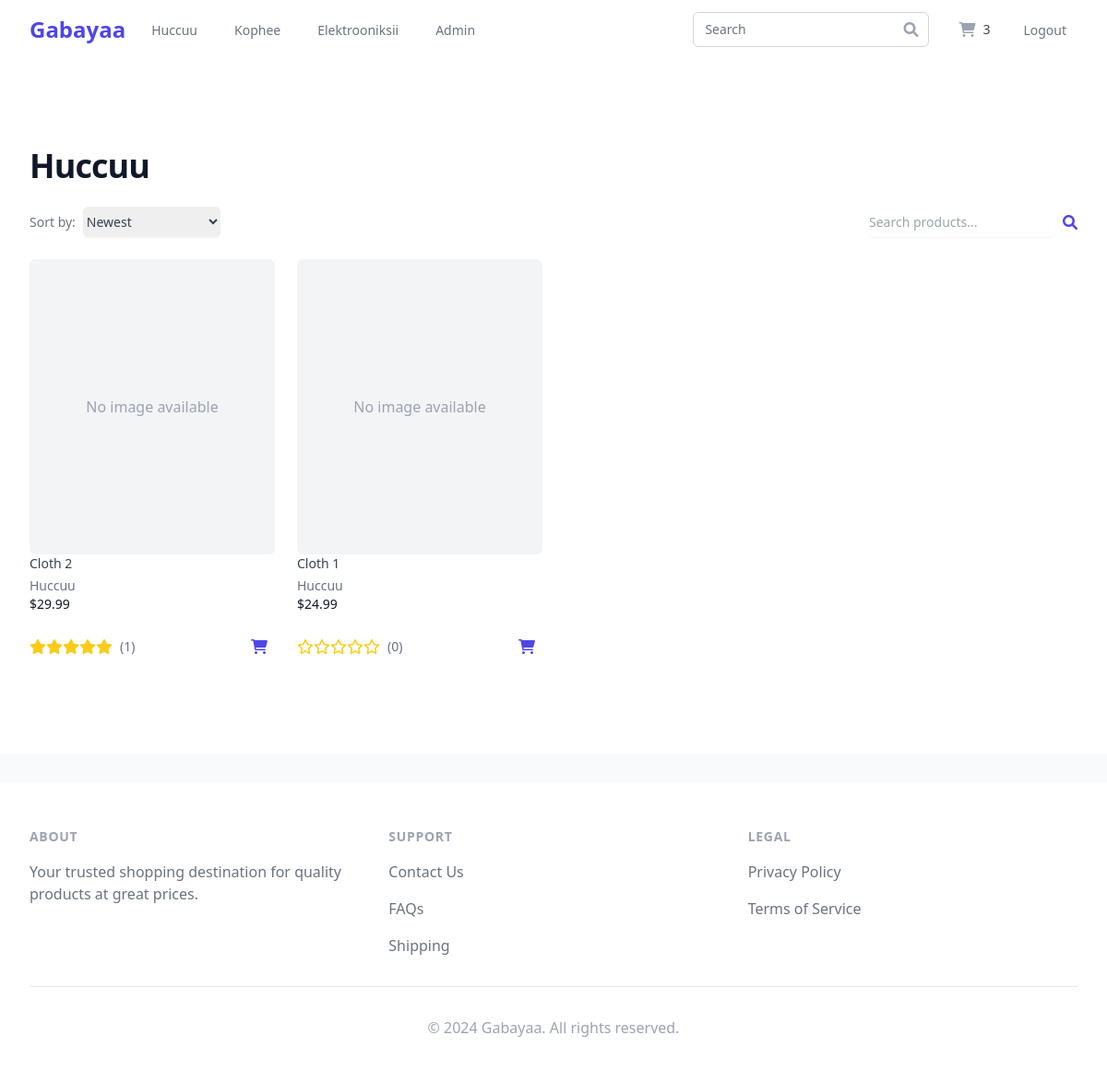
Screenshot of /huccuu (signed in) with the database file from the repository.
### dukkaana/models.py (models this page shows, shortened)
class Cart(models.Model):
    id = models.UUIDField(primary_key=True, default=uuid.uuid4, editable=False)
    user = models.ForeignKey(
        Customer,
        on_delete=models.CASCADE,
        related_name='carts',
        verbose_name=_('user'),
        blank=True,
        null=True,
    )
    session_key = models.CharField(
        max_length=40, null=True, blank=True, db_index=True)
    created_at = models.DateTimeField(_('created at'), auto_now_add=True)
    updated_at = models.DateTimeField(_('updated at'), auto_now=True)
    total_items = models.PositiveIntegerField(_('total items'), default=0)
    transaction_fee = models.DecimalField(
        _('transaction fee'),
        max_digits=10,
        decimal_places=2,
        default=0.00
    )
    total_price = models.DecimalField(
        _('total price'),
        max_digits=10,
        decimal_places=2,
        default=0.00
    )
    promo_code = models.ForeignKey(
        'PromoCode',
        on_delete=models.SET_NULL,
        null=True,
        blank=True,
        related_name='carts',
        verbose_name=_('promo code')
    )
    class Meta:
        verbose_name = _('cart')
        verbose_name_plural = _('carts')
        ordering = ['-created_at']

class Product(models.Model):
    CATEGORY_CHOICES = (
        ('Huccuu', _('Huccuu')),
        ('Kophee', _('Kophee')),
        ('Electrooniksii', _('Electrooniksii')),
    )
    id = models.UUIDField(primary_key=True, default=uuid.uuid4, editable=False)
    category = models.CharField(
        _('category'),
        max_length=20,
        choices=CATEGORY_CHOICES,
        default='Huccuu'
    )
    name = models.CharField(_('name'), max_length=200, default='no name')
    slug = models.SlugField(_('slug'), max_length=200,
                            unique=True, default='no-name')
    price = models.DecimalField(
        _('price'),
        max_digits=10,
        decimal_places=2,
        validators=[MinValueValidator(Decimal('0.01'))],
        default=0.00
    )
    quantity = models.PositiveIntegerField(
        _('quantity'),
        default=1,
        validators=[MinValueValidator(1)]
    )
    description = models.TextField(_('description'), blank=True)
    features = models.TextField(_('features'), blank=True)
    specifications = models.JSONField(
        _('specifications'), default=dict, blank=True)
    is_active = models.BooleanField(_('active'), default=True)
    created_at = models.DateTimeField(_('created at'), auto_now_add=True)
    updated_at = models.DateTimeField(_('updated at'), auto_now=True)
    rating = models.DecimalField(
        _('rating'),
        max_digits=3,
        decimal_places=2,
        default=0.00,
        validators=[MinValueValidator(0), MaxValueValidator(5)]
    )
    review_count = models.PositiveIntegerField(_('review count'), default=0)
    class Meta:
        verbose_name = _('product')
        verbose_name_plural = _('products')
        ordering = ['-created_at']
        indexes = [
            models.Index(fields=['category']),
            models.Index(fields=['name']),
            models.Index(fields=['price']),
            models.Index(fields=['rating']),
        ]
    def get_first_image(self):
        return self.images.first() if self.images.exists() else None

### dukkaana/views/product_views.py (the view)
# urls.py: path('huccuu', product_views.cloths, name='cloths'),
def cloths(request):
    print("attempting to display cloths")
    return product_list(request, 'Huccuu')

### dukkaana/context_processors.py (called while the page is built, shortened)
def cart_context(request):
    cart = None
    cart_items = []
    total_items = 0
    total_price = 0
    if request.user.is_authenticated:
        try:
            cart = Cart.objects.get(user=request.user)
            cart_items = CartItem.objects.filter(
                cart=cart).select_related('product')
            total_items = sum(item.quantity for item in cart_items)
            total_price = cart.total_price
        except Cart.DoesNotExist:
            pass
    return {
        'cart': cart,
        'cart_items': cart_items,
        'total_items': total_items,
        'total_price': total_price,
    }

### gabayaa/dukkaana/templates/view/products.html (shortened to what this page needs)
{% extends 'base.html' %}
{% block content %}
<div class="bg-white">
  <div class="max-w-7xl mx-auto py-16 px-4 sm:py-24 sm:px-6 lg:px-8">
    <div class="max-w-2xl mx-auto lg:max-w-none">
      <h1 class="text-3xl font-extrabold tracking-tight text-gray-900 sm:text-4xl">{{ category }}</h1>
      <div class="mt-6 flex items-center justify-between">
        <div class="flex items-center">
          <form method="GET" action="" class="flex items-center">
            <label for="sort" class="mr-2 text-sm text-gray-500">Sort by:</label>
            <select id="sort" name="sort" onchange="this.form.submit()" class="rounded-md border-gray-300 py-1.5 text-base leading-5 font-medium text-gray-700 text-left shadow-sm focus:outline-none focus:ring-1 focus:ring-indigo-500 focus:border-indigo-500 sm:text-sm">
              <option value="-created_at" {% if sort_by == '-created_at' %}selected{% endif %}>Newest</option>
            </select>
          </form>
        </div>
        <form method="GET" action="" class="flex items-center">
          <input type="text" name="search" value="{{ search_query }}" placeholder="Search products..." class="rounded-md border-gray-300 py-1.5 text-base leading-5 font-medium text-gray-700 text-left shadow-sm focus:outline-none focus:ring-1 focus:ring-indigo-500 focus:border-indigo-500 sm:text-sm">
          <button type="submit" class="ml-2 text-indigo-600 hover:text-indigo-500">
            <i class="fas fa-search"></i>
          </button>
        </form>
      </div>
      <div class="mt-6 grid grid-cols-1 gap-y-10 gap-x-6 sm:grid-cols-2 lg:grid-cols-4 xl:gap-x-8">
        {% for product in products %}
        <div class="group relative">
          <a href="{% url 'product_info' product.category product.id %}">
            <div class="w-full min-h-80 bg-gray-200 aspect-w-1 aspect-h-1 rounded-md overflow-hidden group-hover:opacity-75 lg:h-80 lg:aspect-none">
              {% if product.get_first_image %}
              <img src="{{ product.get_first_image.image.url }}" alt="{{ product.name }}" class="w-full h-full object-center object-cover lg:w-full lg:h-full">
              {% else %}
              <div class="w-full h-full flex items-center justify-center bg-gray-100">
                <span class="text-gray-400">No image available</span>
              </div>
              {% endif %}
            </div>
            <h3 class="text-sm text-gray-700">{{ product.name }}</h3>
          </a>
          <p class="mt-1 text-sm text-gray-500">{{ product.category }}</p>
          <p class="text-sm font-medium text-gray-900">${{ product.price }}</p>
          <div class="mt-4 flex justify-between items-center">
            <div class="flex items-center">
              {% for i in "12345" %}
                {% if forloop.counter <= product.rating %}
                  <i class="fas fa-star text-yellow-400"></i>
                {% else %}
                  <i class="far fa-star text-yellow-400"></i>
                {% endif %}
              {% endfor %}
              <span class="ml-2 text-sm text-gray-500">({{ product.review_count }})</span>
            </div>
            <form method="POST" action="{% url 'add_to_cart' product.id %}" class="flex-shrink-0">
              <button type="submit" class="p-2 text-indigo-600 hover:text-indigo-500" title="Add to Cart">
                <i class="fas fa-shopping-cart"></i>
              </button>
            </form>
          </div>
        </div>
        {% empty %}
        <div class="col-span-full text-center py-12">
          <h3 class="text-lg font-medium text-gray-900">No products found</h3>
          <p class="mt-2 text-sm text-gray-500">Try adjusting your search or filter to find what you're looking for.</p>
        </div>
        {% endfor %}
      </div>
    </div>
  </div>
</div>
{% endblock %}

### gabayaa/dukkaana/templates/base.html (shortened to what this page needs)
<!DOCTYPE html>
<html lang="en">
  <head>
    <script src="https://cdn.tailwindcss.com"></script>
    <link
      rel="stylesheet"
      href="https://cdnjs.cloudflare.com/ajax/libs/font-awesome/6.0.0/css/all.min.css"
    />
  </head>
  <body class="bg-gray-50 min-h-screen flex flex-col">
    <nav class="bg-white shadow-lg">
      <div class="max-w-7xl mx-auto px-4 sm:px-6 lg:px-8">
        <div class="flex justify-between h-16">
          <div class="flex">
            <div class="flex-shrink-0 flex items-center">
              <a
                href="{% url 'home' %}"
                class="text-2xl font-bold text-indigo-600"
                >Gabayaa</a
              >
            </div>
            <div class="hidden sm:ml-6 sm:flex sm:space-x-8">
              <a
                href="{% url 'cloths' %}"
                class="border-transparent text-gray-500 hover:border-indigo-500 hover:text-indigo-700 inline-flex items-center px-1 pt-1 border-b-2 text-sm font-medium"
              >
                Huccuu
              </a>
              <a
                href="{% url 'shoes' %}"
                class="border-transparent text-gray-500 hover:border-indigo-500 hover:text-indigo-700 inline-flex items-center px-1 pt-1 border-b-2 text-sm font-medium"
              >
                Kophee
              </a>
              <a
                href="{% url 'electronics' %}"
                class="border-transparent text-gray-500 hover:border-indigo-500 hover:text-indigo-700 inline-flex items-center px-1 pt-1 border-b-2 text-sm font-medium"
              >
                Elektrooniksii
              </a>
              {% if user.is_superuser %}
              <a
                href="{% url 'manager' %}"
                class="border-transparent text-gray-500 hover:border-indigo-500 hover:text-indigo-700 inline-flex items-center px-1 pt-1 border-b-2 text-sm font-medium"
              >
                Admin
              </a>
              {% endif %}
            </div>
          </div>
          <div class="flex items-center">
            <form
              action="{% url 'search_results' %}"
              method="GET"
              class="flex-1 flex items-center justify-center px-2 lg:ml-6 lg:justify-end"
            >
              <div class="max-w-lg w-full lg:max-w-xs">
                <div class="relative">
                  <input
                    id="search"
                    name="q"
                    class="block w-full pl-3 pr-10 py-2 border border-gray-300 rounded-md leading-5 bg-white placeholder-gray-500 focus:outline-none focus:placeholder-gray-400 focus:ring-1 focus:ring-indigo-500 focus:border-indigo-500 sm:text-sm"
                    placeholder="Search"
                    type="search"
                  />
                  <div
                    class="absolute inset-y-0 right-0 pr-3 flex items-center pointer-events-none"
                  >
                  </div>
                </div>
              </div>
            </form>
            <div class="ml-4 flow-root lg:ml-6">
              <a
                href="{% url 'cart' %}"
                class="group -m-2 p-2 flex items-center"
              >
                <i
                  class="fas fa-shopping-cart text-gray-400 group-hover:text-gray-500"
                ></i>
                <span
                  class="ml-2 text-sm font-medium text-gray-700 group-hover:text-gray-800"
                  >{{ cart.total_items }}</span
                >
              </a>
            </div>
            {% if user.is_authenticated %}
            <div class="ml-4 flow-root lg:ml-6">
              <a
                href="{% url 'logout_customer' %}"
                class="text-gray-500 hover:text-gray-700 px-3 py-2 rounded-md text-sm font-medium"
                >Logout</a
              >
            </div>
            {% endif %}
          </div>
        </div>
      </div>
    </nav>
    <main class="flex-grow">
       {% block content %}{% endblock %}
    </main>
    <footer class="bg-white mt-8">
      <div class="max-w-7xl mx-auto py-12 px-4 sm:px-6 lg:px-8">
        <div class="grid grid-cols-1 md:grid-cols-3 gap-8">
          <div>
            <h3
              class="text-sm font-semibold text-gray-400 tracking-wider uppercase"
            >
              About
            </h3>
            <p class="mt-4 text-base text-gray-500">
              Your trusted shopping destination for quality products at great
              prices.
            </p>
          </div>
          <div>
            <h3
              class="text-sm font-semibold text-gray-400 tracking-wider uppercase"
            >
              Support
            </h3>
            <ul class="mt-4 space-y-4">
              <li>
                <a href="#" class="text-base text-gray-500 hover:text-gray-900"
                  >Contact Us</a
                >
              </li>
              <li>
                <a href="#" class="text-base text-gray-500 hover:text-gray-900"
                  >FAQs</a
                >
              </li>
              <li>
                <a href="#" class="text-base text-gray-500 hover:text-gray-900"
                  >Shipping</a
                >
              </li>
            </ul>
          </div>
          <div>
            <h3
              class="text-sm font-semibold text-gray-400 tracking-wider uppercase"
            >
              Legal
            </h3>
            <ul class="mt-4 space-y-4">
              <li>
                <a href="#" class="text-base text-gray-500 hover:text-gray-900"
                  >Privacy Policy</a
                >
              </li>
              <li>
                <a href="#" class="text-base text-gray-500 hover:text-gray-900"
                  >Terms of Service</a
                >
              </li>
            </ul>
          </div>
        </div>
        <div class="mt-8 border-t border-gray-200 pt-8">
          <p class="text-base text-gray-400 text-center">
            &copy; 2024 Gabayaa. All rights reserved.
          </p>
        </div>
      </div>
    </footer>
  </body>
</html>

### rows the page displays
Cart: total_items "3"
Product: shows "No image available", name "Cloth 2", category "Huccuu", price "29.99", rating 5 (drawn), review_count "1"
Product: shows "No image available", name "Cloth 1", category "Huccuu", price "24.99", rating 0 (drawn), review_count "0"

### other values shown
{{ category }} "Huccuu"
